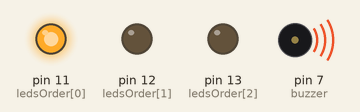
A sketch run on a simulated Arduino Uno, built with avr-gcc and run on an emulated ATmega328P. Parts: output pins drawn as LEDs (lit = HIGH), buzzer (waves = sounding).

Above: at 0.2 s.
At 2.2 s:
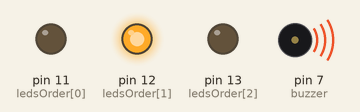
At 3.2 s:
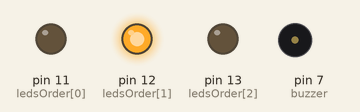
At 7.2 s:
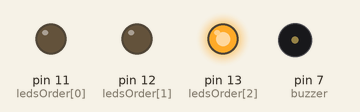
At 10.2 s:
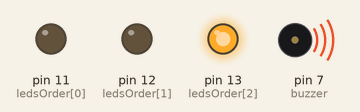
At 19.2 s:
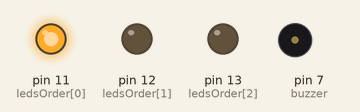
Timing chart, 0 to 20.7 s (numbered marks = the images above):
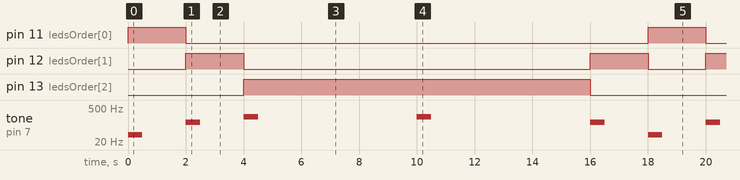

The sketch:

semaforo.ino
```cpp
int ledsOrder[] = {11, 12, 13, 13, 12};
int tones[] = {40, 130, 220, 220, 130};
int buzzer = 7;

void setup() {
  for (int i = 0; i < 3; i++) pinMode(ledsOrder[i], OUTPUT);
  pinMode(buzzer, OUTPUT);
}

void loop() {
  for (int i = 0; i < 5; i++) {
    // Liga o LED
    digitalWrite(ledsOrder[i], HIGH);
    // Toca o buzzer por 500 milisegundos
    tone(buzzer, tones[i], 500);
    // Espera um período determinado
    delay(ledsOrder[i] == 13 ? 6000 : 2000);
    // Desliga o LED
    digitalWrite(ledsOrder[i], LOW);
  }
}
```

Measured:
- by itself, pin 11 (ledsOrder[0]): alternates HIGH for 2.0 s and LOW for 16.0 s
- by itself, pin 12 (ledsOrder[1]): LOW → HIGH at 2.0 s, → LOW 2.0 s later, → HIGH 12.0 s later, → LOW 2.0 s later, … (9 changes in this stretch)
- by itself, pin 13 (ledsOrder[2]): alternates HIGH for 12.0 s and LOW for 6.0 s
- by itself, tone on pin 7 (buzzer): repeats every 18.0 s: silent 1.5 s, 130 Hz 0.50 s, silent 1.5 s, 2 × (220 Hz 0.50 s, silent 5.5 s), 130 Hz 0.50 s, silent 1.5 s, 40 Hz 0.50 s
